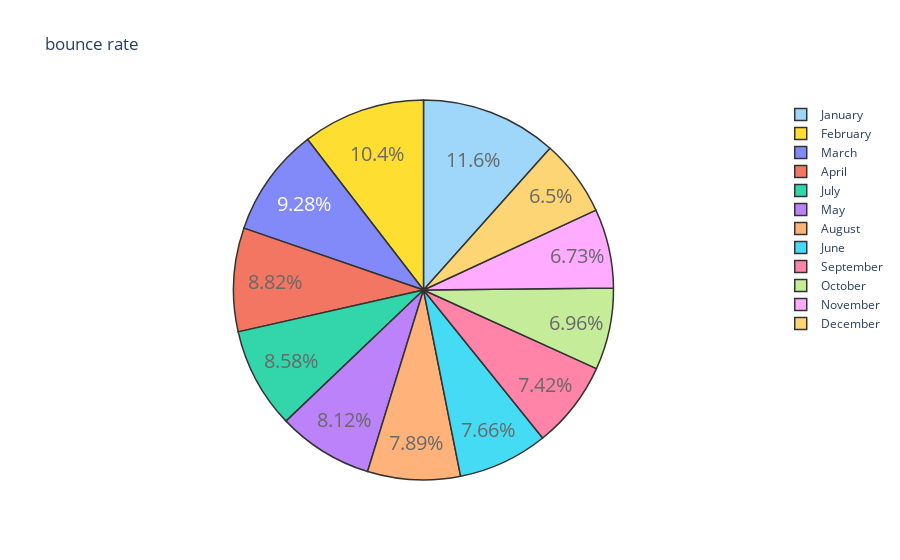

The notebook cell this image was saved under:
### Markdown cell above
***The average time spent on the page has also increased, suggesting that users are finding the content more engaging over time.***

### Code cell
trace = go.Pie(labels=bounce_time['Month'],
               values=bounce_time['Bounce_Rate (%)'],
               textfont=dict(size=20),
               opacity=0.8,
               marker=dict(colors=['lightskyblue', 'gold'], 
                           line=dict(color='#000000', width=1.5))
              )

layout = dict(title='bounce rate ')
fig = dict(data=[trace], layout=layout)
py.iplot(fig)

### Figure 1 — Plotly figure (JSON) as saved in the notebook; plotly's stock layout.template omitted (floating-point values rounded to 4 significant figures)
{"data": [{"labels": ["January", "February", "March", "April", "May", "June", "July", "August", "September", "October", "November", "December"], "marker": {"colors": ["lightskyblue", "gold"], "line": {"color": "#000000", "width": 1.5}}, "opacity": 0.8, "textfont": {"size": 20}, "type": "pie", "values": [50, 45, 40, 38, 35, 33, 37, 34, 32, 30, 29, 28]}], "layout": {"title": {"text": "bounce rate "}}}
